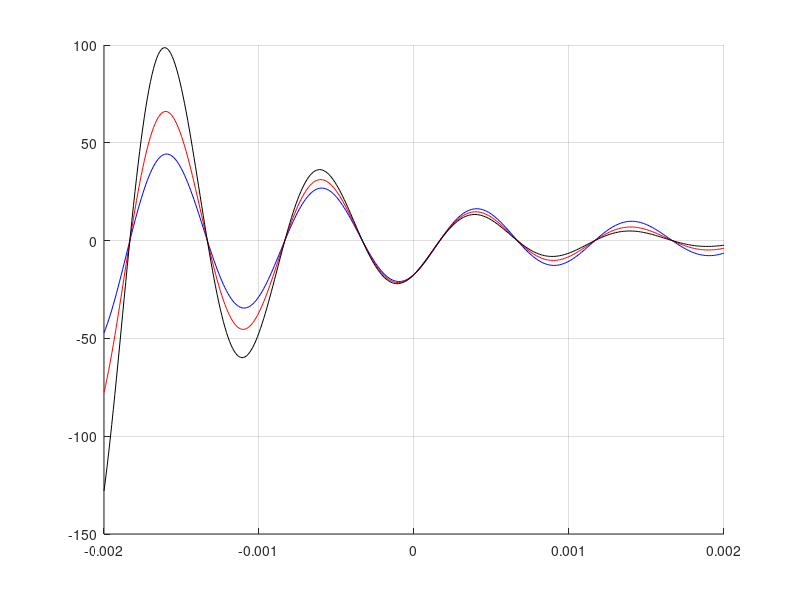

MATLAB code to generate this figure:
clear
clc
%comparing dampin rates of diff damped sinusoidal signals
a = [500,750,1000];
%a belongs to e^(a*t)
A = 20; %amplitude
w0 = 2*pi*1000; % T = 0.001, f0 = 1000
phi = -pi/3; %phase angle
t = -0.002:0.00001:0.002;
%time range given
x = (A*sin(w0*t+phi)).*exp(-a(1,1)*t);
y = (A*sin(w0*t+phi)).*exp(-a(1,2)*t);
z = (A*sin(w0*t+phi)).*exp(-a(1,3)*t);
hold on
%plotting all together to see difference caused by damp exp
grid on
%easier to compare
plot(t,x,'b')
plot(t,y,'r')
plot(t,z,'k')
% all in same graph easy to compare

